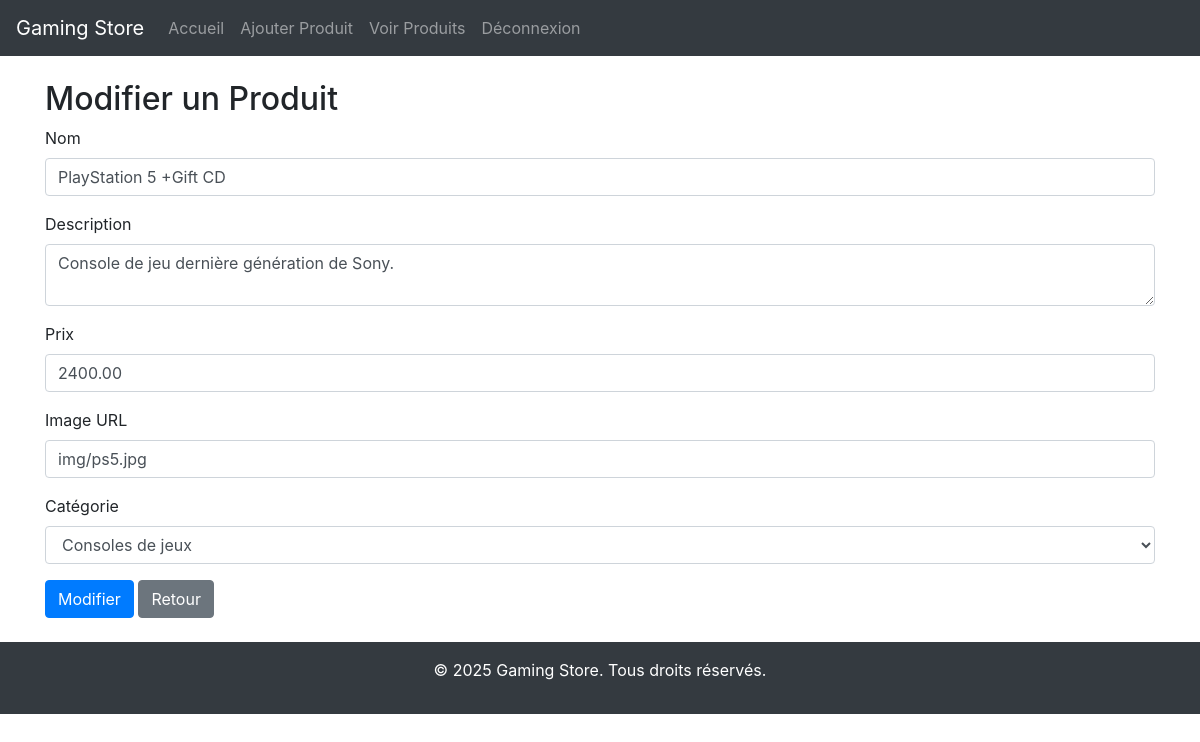
Page /modifier_produit.php?id=1 (signed in) on the committed database.
### tables this page shows
CREATE TABLE `produits` (
  `Id_P` int(11) NOT NULL,
  `Name_P` varchar(100) NOT NULL,
  `Desc_P` text NOT NULL,
  `Prix_P` decimal(10,2) NOT NULL,
  `Date_R` date NOT NULL,
  `Img_P` varchar(255) NOT NULL,
  `Id_Cat` int(11) NOT NULL
);

CREATE TABLE `categories` (
  `Id_Cat` int(11) NOT NULL,
  `Name_Cat` varchar(50) NOT NULL
);

### modifier_produit.php (the view, shortened to what this page needs)
<?php
try {
    $conn = new mysqli("localhost", "root", "", "manel");
    $product = null;
    if (isset($_GET['id'])) {
        $product_id = intval($_GET['id']);
        $stmt = $conn->prepare("SELECT * FROM produits WHERE Id_P = ?");
        $stmt->bind_param("i", $product_id);
        $stmt->execute();
        $result = $stmt->get_result();
        $product = $result->fetch_assoc();
    } else {
        echo "<div class='alert alert-danger'>ID de produit manquant.</div>";
        exit;
    }
    $categories = $conn->query("SELECT * FROM categories");
} catch (Exception $e) {
    echo "Une erreur s'est produite : " . $e->getMessage();
    exit;
}
?>
<!DOCTYPE html>
<html lang="fr">
<head>
    <link rel="stylesheet" href="https://stackpath.bootstrapcdn.com/bootstrap/4.5.2/css/bootstrap.min.css">
    <link rel="stylesheet" href="NavBarAdmin.css">
</head>
<body>
    <nav class="navbar navbar-expand-lg navbar-dark bg-dark">
        <a class="navbar-brand" href="index.php">Gaming Store</a>
        <div class="collapse navbar-collapse" id="navbarNav">
            <ul class="navbar-nav">
                <li class="nav-item">
                    <a class="nav-link" href="index.php">Accueil</a>
                </li>
                <li class="nav-item">
                    <a class="nav-link" href="add_product.php">Ajouter Produit</a>
                </li>
                <li class="nav-item">
                    <a class="nav-link" href="view_products.php">Voir Produits</a>
                </li>
                <li class="nav-item">
                    <a class="nav-link" href="logout.php">Déconnexion</a>
                </li>
            </ul>
        </div>
    </nav>
    <div class="container mt-4">
        <h2>Modifier un Produit</h2>
        <form method="post" action="">
            <div class="form-group">
                <label for="name">Nom</label>
                <input type="text" class="form-control" id="name" name="name" value="<?php echo isset($product['Name_P']) ? htmlspecialchars($product['Name_P']) : ''; ?>" required>
            </div>
            <div class="form-group">
                <label for="description">Description</label>
                <textarea class="form-control" id="description" name="description" required><?php echo isset($product['Desc_P']) ? htmlspecialchars($product['Desc_P']) : ''; ?></textarea>
            </div>
            <div class="form-group">
                <label for="price">Prix</label>
                <input type="number" class="form-control" id="price" name="price" value="<?php echo isset($product['Prix_P']) ? htmlspecialchars($product['Prix_P']) : ''; ?>" required>
            </div>
            <div class="form-group">
                <label for="image">Image URL</label>
                <input type="text" class="form-control" id="image" name="image" value="<?php echo isset($product['Img_P']) ? htmlspecialchars($product['Img_P']) : ''; ?>" required>
            </div>
            <div class="form-group">
                <label for="category_id">Catégorie</label>
                <select class="form-control" id="category_id" name="category_id" required>
                    <?php while ($category = $categories->fetch_assoc()) { ?>
                        <option value="<?php echo $category['Id_Cat']; ?>" <?php echo (isset($product['Id_Cat']) && $product['Id_Cat'] == $category['Id_Cat']) ? 'selected' : ''; ?>>
                            <?php echo htmlspecialchars($category['Name_Cat']); ?>
                        </option>
                    <?php } ?>
                </select>
            </div>
            <button type="submit" class="btn btn-primary">Modifier</button>
            <a href="index.php" class="btn btn-secondary">Retour</a>
        </form>
    </div>
    <footer class="bg-dark text-white text-center py-3 mt-4">
        <p>&copy; 2025 Gaming Store. Tous droits réservés.</p>
    </footer>
</body>
</html>

### css/NavBarAdmin.css (style rules this page uses)
.navbar { background-color: #343a40; }
.navbar .navbar-brand, .navbar .nav-link { color: white; }

### rows in the picture
produits: name "PlayStation 5 +Gift CD", description "Console de jeu dernière génération de Sony.", price "2400.00", image "img/ps5.jpg", category_id "Consoles de jeux"
